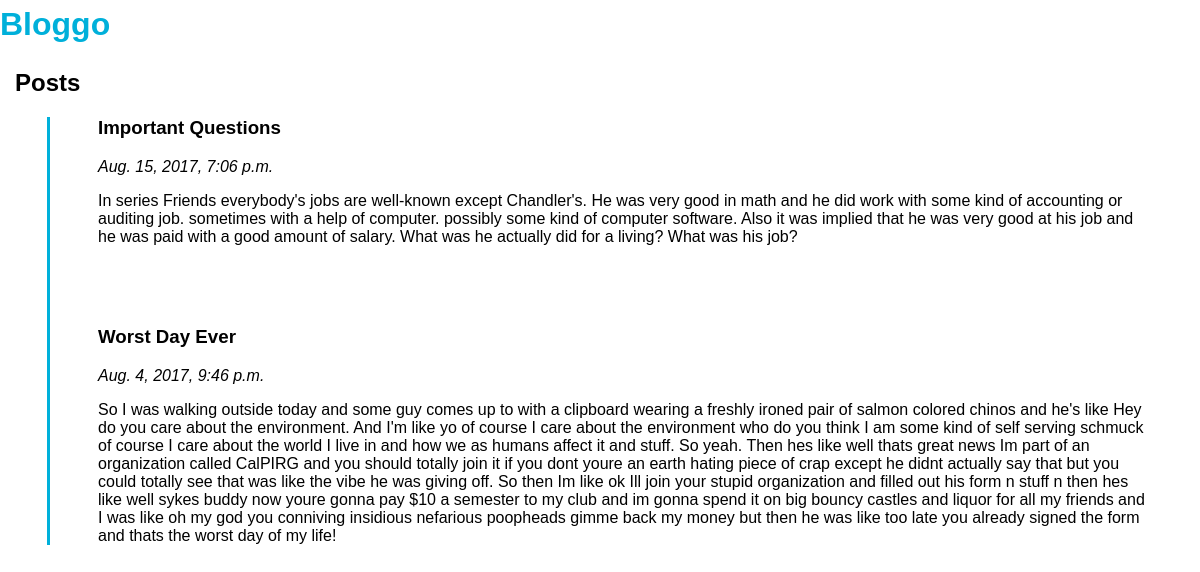
/posts/, run on the app's committed database.
### posts/models.py (models this page shows, shortened)
class Post(models.Model):
    title = models.CharField(max_length=200)
    body = models.TextField()
    pub_date = models.DateTimeField("date published", default=timezone.now)

### posts/views.py (the view)
# urls.py: url(r'^also_not_right/(?P<pk>\d+)$', views.index, name='post_details'),
def index(request):
    posts = Post.objects.order_by("-pub_date")
    return render(request, "posts/index.html", {"posts": posts})

### posts/templates/posts/index.html
{% extends 'posts/base.html' %}
{% block content %}
    <h2>Posts</h2>
    {% if posts %}
        <div class="postlist">
        {% for post in posts %}
            <div class="post">
                <h3>{{ post.title }}</h3>
                <em>{{ post.pub_date }}</em>
                <p>{{ post.body }}</p>
            </div>
        {% endfor %}
        </div>
    {% else %}
        <p>No posts yet!</p>
    {% endif %}
{% endblock %}

### posts/templates/posts/base.html (shortened to what this page needs)
{% load staticfiles %}
<html>
    <head>
        <link rel="stylesheet" type="text/css" href="{% static 'posts/style.css' %}" />
    </head>
    <body>
        <div class="page-header">
            <h1><a href="/posts">Bloggo</a></h1>
        </div>
        <div class="content container">
        <div class="row">
            <div class="col-md-8">
            {% block content %}
            {% endblock %}
            </div>
        </div>
    </div>
    </body>
</html>

### posts/static/posts/style.css (style rules this page uses)
html, body { margin: 0 0; padding: 0 0; font-family: sans-serif; }
a { text-decoration: none; color: #00B0DA; line-height: 150%; }
.container { margin: 0 auto; width: 1170px }
.postlist { border-left: 3px solid #00B0DA; margin: 1em 2em; }
.post { padding-left: 3em; margin-bottom: 5em; }

### data on the page
Post: title "Important Questions", pub_date "Aug. 15, 2017, 7:06 p.m.", body "In series Friends everybody's jobs are well-known except Chandler's. He was very good in math and he did work with some kind of accounting or auditing job. sometimes with a help of computer. possibly some kind of computer software. Also it was implied that he was very good at his job and he was paid with a good amount of salary. What was he actually did for a living? What was his job?"
Post: title "Worst Day Ever", pub_date "Aug. 4, 2017, 9:46 p.m.", body "So I was walking outside today and some guy comes up to with a clipboard wearing a freshly ironed pair of salmon colored chinos and he's like Hey do you care about the environment. And I'm like yo of course I care about the environment who do you think I am some kind of self serving schmuck of course I care about the world I live in and how we as humans affect it and stuff. So yeah. Then hes like well thats great news Im part of an organization called CalPIRG and you should totally join it if you dont youre an earth hating piece of crap except he didnt actually say that but you could totally see that was like the vibe he was giving off. So then Im like ok Ill join your stupid organization…"
